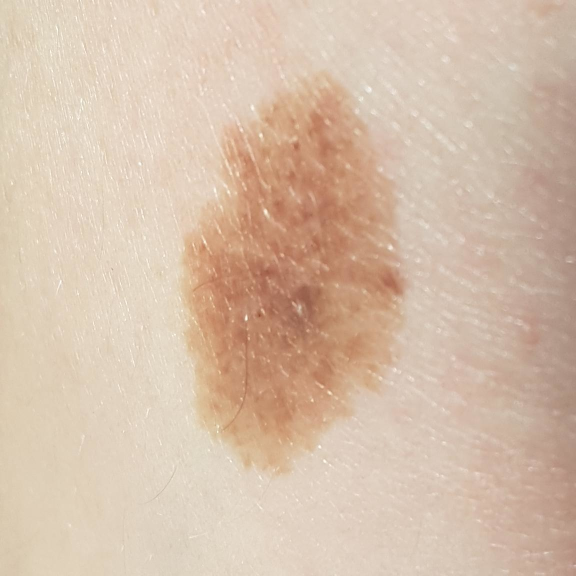
#> input picture classifiers/dots_and_globues/PAT_1379_1300_924.png, 1152 x 1152 px, found by its file name (shown at 1/2 size)
$ jupyter execute --allow-errors colour_counts_notebook.ipynb
#> lines starting #> are read from the running program, lines starting #| are printed output that depends on the picture
[cell 1]
import skimage
from skimage import segmentation
import imageio.v2 as imageio
import numpy as np
from matplotlib import pyplot as plt
from skimage.io import imread

[cell 2]
# Paths to the images
image_path = '..\\dots_and_globues\\PAT_1379_1300_924.png'
mask_path = '..\\dots_and_globues\\PAT_1379_1300_924_mask.png'

# Load the image and the mask
im_rgb = imread(image_path)
#> im_rgb is the input picture: shape (1152, 1152, 3); mean R, G, B 214.3, 190.8, 170.4
mask = imread(mask_path)
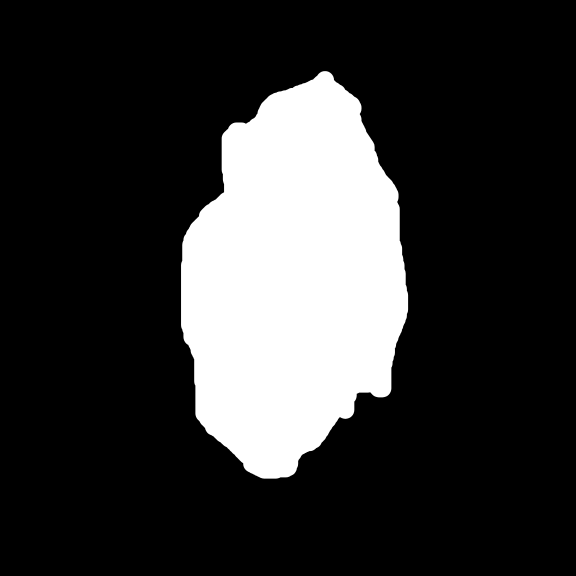
#> input picture classifiers/dots_and_globues/PAT_1379_1300_924_mask.png, 1152 x 1152 px, found by its file name (shown at 1/2 size)
#> mask is the input picture: shape (1152, 1152); min 0, max 255, mean 51

[cell 3]
im_rgb.shape
#> Out = (1152, 1152, 3)

[cell 4]
x_mask = np.zeros((1152,1152,3))
print(x_mask.shape)
x_mask[:1]

[cell 5]
mask

[cell 6]
new_mask = mask.reshape((mask.shape[0], mask.shape[1], 1))

[cell 7]
mask.shape
#> Out = (1152, 1152)

[cell 8]
n = 0
for line in mask:
    n+=1
    if n > 500:
        print(mask[n,364])
    if n > 510:
        break
#> this loop made 511 passes
#| 133
#| 132
#| 133
#| 133
#| 133
#| 132
#| 132
#| 133
#> (further printed lines are left out)
#> after the loop, n = 511

[cell 9]
new_mask.shape
#> Out = (1152, 1152, 1)

[cell 10]
new_mask[:1]
#> Out = 1152 values from 0 to 0

[cell 11]
#triplicate the mask to make it fit for an rgb image
rgb_mask = mask
for line in rgb_mask:
    for pixel in line:
        if pixel == 255:
            pixel = 1
        else:
            pixel = 0

[cell 12]
n = 0
for line in rgb_mask:
    n+=1
    if n > 500:
        print(rgb_mask[n,364])
    if n > 510:
        break
#> after the loop, n = 511

#> (a cell that did not finish here is left out)

[cell 14]
# Function to create a figure
def create_figure(size=(8, 8)):
    return plt.figure(figsize=size)

# Function to display an image in a subplot
def show_image(image, title='', pos=None):
    if pos is not None:
        plt.subplot(pos)
    plt.imshow(image, cmap='gray')
    plt.title(title)
    plt.axis('off')

[cell 15]
# Show images
create_figure((12, 6))
show_image(np.clip(im_rgb, 0, 256), title='Original image', pos=241)
#show_image(masked, title='Masked image', pos=242)
plt.show()  # This ensures that the plot is displayed

[cell 16]
create_figure((12,6))
show_image(np.clip(mask, 0, 256), title='Mask for image', pos=241)
plt.show()
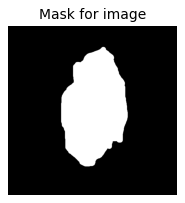
#> figure drawn by matplotlib, 1 panel

[cell 17]
mask[500]
#> Out = 1152 values, max 255 at index 365, min 0 at index 0, mean 97.34

[cell 18]
im_rgb[500]
#> Out = 1152 rows, first 8: [216, 200, 175], [216, 200, 175], [217, 201, 176], [217, 201, 176], [217, 201, 176], [217, 201, 176], [217, 201, 176], [216, 200, 175]
